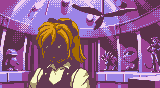

Below is a game level as drawn by its tile map, then a one-line description and the .tmx file that defines it, in full:
An orthogonal 20x11 tile map with 8x8 px tiles, 1 tile layer (map), 1 hidden layer not drawn, 2 tilesets.

<map version="1.10" tiledversion="1.10.2" orientation="orthogonal" renderorder="right-down" width="20" height="11" tilewidth="8" tileheight="8" infinite="0" nextlayerid="3" nextobjectid="1">
 <tileset firstgid="1" name="verde" tilewidth="8" tileheight="8" tilecount="384" columns="16">
  <image source="verde.png" width="128" height="192" />
 </tileset>
 <tileset firstgid="385" name="palettes" tilewidth="8" tileheight="8" tilecount="8" columns="8">
  <image source="../../../screen/palettes.png" width="64" height="8" />
 </tileset>
 <layer id="1" name="map" width="20" height="11">
  <data encoding="csv">
129,137,145,153,161,169,177,185,193,201,209,217,225,233,241,249,257,265,273,281,
130,138,146,154,162,170,178,186,194,202,210,218,226,234,242,250,258,266,274,282,
131,139,147,155,163,171,179,187,195,203,211,219,227,235,243,251,259,267,275,283,
132,140,148,156,164,172,180,188,196,204,212,220,228,236,244,252,260,268,276,284,
133,141,149,157,165,173,181,189,197,205,213,221,229,237,245,253,261,269,277,285,
134,142,150,158,166,174,182,190,198,206,214,222,230,238,246,254,262,270,278,286,
135,143,151,159,167,175,183,191,199,207,215,223,231,239,247,255,263,271,279,287,
136,144,152,160,168,176,184,192,200,208,216,224,232,240,248,256,264,272,280,288,
289,297,305,313,321,329,337,345,292,300,308,316,324,332,340,348,295,303,311,319,
290,298,306,314,322,330,338,346,293,301,309,317,325,333,341,349,296,304,312,320,
291,299,307,315,323,331,339,347,294,302,310,318,326,334,342,350,327,328,335,336
  </data>
 </layer>
 <layer id="2" name="map_pal" width="20" height="11" visible="0">
  <data encoding="csv">
390,390,390,390,390,390,390,390,390,390,390,390,390,390,390,390,390,390,390,390,
390,390,390,390,390,390,390,390,390,390,390,390,390,390,390,390,390,390,390,390,
390,390,390,390,390,387,387,387,387,387,390,390,390,390,390,390,390,390,390,390,
390,390,390,390,389,387,387,387,387,387,390,390,390,390,390,390,390,390,390,390,
390,390,390,390,389,388,388,388,388,387,390,390,390,390,390,390,390,390,390,390,
390,390,390,390,388,385,385,385,385,388,388,390,390,390,390,390,390,390,390,390,
390,390,390,390,390,385,385,385,385,388,388,390,390,390,390,390,390,390,390,390,
390,390,390,390,390,385,385,385,385,388,388,390,390,390,390,390,390,390,390,390,
390,390,390,390,386,386,386,386,386,386,386,390,390,390,390,390,390,390,390,390,
390,390,390,386,386,386,386,386,386,386,386,386,390,390,390,390,390,390,390,390,
390,390,390,386,386,386,386,386,386,386,386,386,390,390,390,390,390,390,390,390
  </data>
 </layer>
</map>
